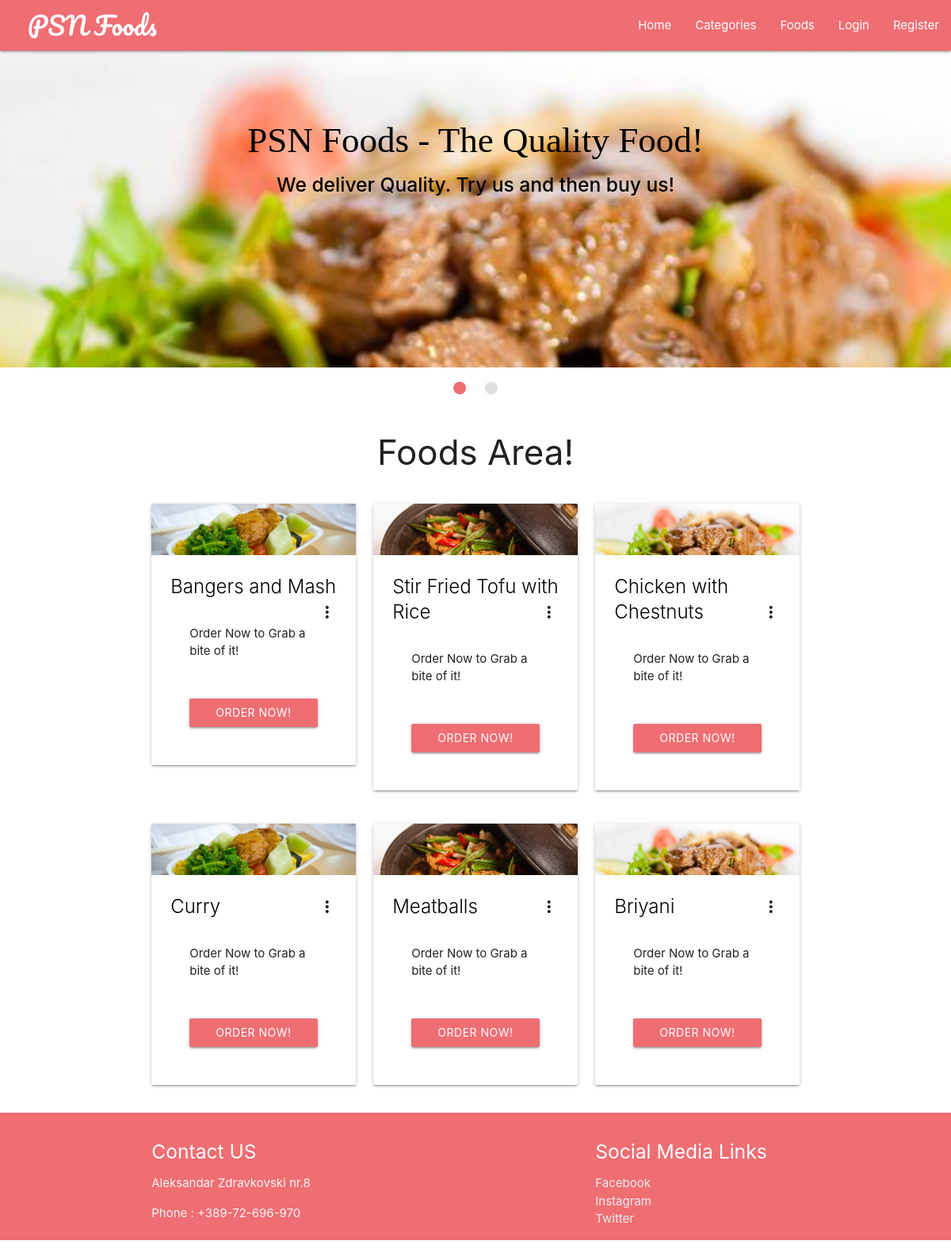
Screenshot of /foods.php with the database file from the repository.
### tables this page shows
CREATE TABLE `food` (
  `id` int(11) NOT NULL,
  `cat_id` int(10) NOT NULL,
  `fname` varchar(50) NOT NULL,
  `description` varchar(250) NOT NULL
);

### chunks/foods.php (the view, shortened to what this page needs)
<?php
require('backends/connection-pdo.php');
if (isset($_REQUEST['id'])) {
	$sql = 'SELECT * FROM food WHERE cat_id = "'.$_REQUEST['id'].'"';
} else {
	$sql = 'SELECT * FROM food';
}
$query  = $pdoconn->prepare($sql);
$query->execute();
$arr_all = $query->fetchAll(PDO::FETCH_ASSOC);
?>
<section class="fcategories">
	<div class="container">
		<div class="section white center">
			<h3 class="header">Foods Area!</h3>
		</div>
		<?php if (count($arr_all) == 0) {
	echo '<div class="section gray center" style="border: 1px solid black; border-radius: 5px;">
			<p class="header">Sorry No Categories to Display!</p>
		</div>';
} else {  ?>
<?php for ($i=1; $i <= count($arr_all); ) { ?>
		<div class="row">
			<?php for ($j=1; $j <= 3; $j++) { ?>
			<div class="col s12 m4">
				<div class="card">
				    <div class="card-image waves-effect waves-block waves-light">
				      <img class="activator" src="images/banner<?php echo $j; ?>.jpg">
				    </div>
				    <div class="card-content">
				      <span class="card-title activator grey-text text-darken-4"><a class="black-text" href=""><?php echo $arr_all[$i+$j-2]['fname']; ?></a><i class="material-icons right">more_vert</i></span>
				      <div class="card-content">
			          <p>Order Now to Grab a bite of it!</p>
			        </div>
			        <div class="card-content center">
			          <a href="backends/order-food.php?id=<?php echo $arr_all[$i+$j-2]['id']; ?>" style="background: #ee6e73;" class="btn waves-effect waves-block waves-light" href="">Order Now!</a>
			        </div>
				    </div>
				  </div>
			</div>
			<?php } ?>
			<?php $i = $i + 3; ?>
		</div>
		<?php
				}
			}
		?>
	</div>
</section>

### foods.php (shortened to what this page needs)
<!DOCTYPE html>
<html lang="en">
<head>
	<link rel="stylesheet" href="https://cdnjs.cloudflare.com/ajax/libs/materialize/1.0.0/css/materialize.min.css">
	<link rel="stylesheet" href="css/style.css">
</head>
<body>
	<?php require('chunks/navbar.php'); ?>
	<?php require('chunks/banner-slider.php'); ?>
	<?php require('chunks/foods.php'); ?>
	<?php require('chunks/footer.php'); ?>
</body>
</html>

### chunks/navbar.php (shortened to what this page needs)
<section class="fnavbar">
		<div class="navbar-fixed">
		<nav>
		    <div class="nav-wrapper">
		      <a href="#" class="brand-logo">PSN Foods</a>
		      <ul class="right hide-on-med-and-down">
		        <li><a href="index.php" class="hvr-grow">Home</a></li>
		        <li><a href="food-categories.php" class="hvr-grow">Categories</a></li>
		        <li><a href="foods.php" class="hvr-grow">Foods</a></li>
		        <?php
		        	if (isset($_SESSION['user'])) {
		        		echo '<li><a href="#" class="hvr-grow">Hi, '.$_SESSION['user'].'</a></li>
		        		<li><a href="logout.php" class="hvr-grow">Logout</a></li>';
		        	} else {
		        		echo '<li><a href="#" class="hvr-grow modal-trigger" data-target="modal1">Login</a></li>
		        		<li><a href="#" class="hvr-grow modal-trigger" data-target="modal2">Register</a></li>';
		        	}
		        ?>
		      </ul>
		    </div>
		  </nav>
		</div>
	</section>

### chunks/banner-slider.php (shortened to what this page needs)
<section class="fslider">
		<div class="slider">
			<ul class="slides">
		    <li>
		    	<img src="images/banner3.jpg">
		    	<div class="caption center-align black-text">
		        <h3 style="font-size: 3rem !important; font-style: bold !important; font-family: 'Bree Serif', serif;">PSN Foods - The Quality Food!</h3>
		        <h5 class="light black-text text-lighten-3"><strong>We deliver Quality. Try us and then buy us!</strong></h5>
		      </div>
		    </li>
		    </ul>
	  </div>
	</section>

### chunks/footer.php (shortened to what this page needs)
<section class="ffooter">
		<footer class="page-footer">
          <div class="container">
            <div class="row">
              <div class="col l6 s12">
                <h5 class="white-text">Contact US</h5>
                <p class="grey-text text-lighten-4">Aleksandar Zdravkovski nr.8</p>
                <p class="grey-text text-lighten-4">Phone : +389-72-696-970</p>
              </div>
              <div class="col l4 offset-l2 s12">
                <h5 class="white-text">Social Media Links</h5>
                <ul>
                  <li><a class="grey-text text-lighten-3" href="https://www.facebook.com/">Facebook</a></li>
                  <li><a class="grey-text text-lighten-3" href="https://www.instagram.com/">Instagram</a></li>
                  <li><a class="grey-text text-lighten-3" href="https://twitter.com/">Twitter</a></li>
                </ul>
              </div>
            </div>
          </div>
        </footer>
	</section>

### css/style.css (style rules this page uses)
.nav-wrapper > a { text-decoration: none; font-family: 'Pacifico', cursive; }
.hvr-grow { text-decoration: none; }
@media (min-width : 992px) { .nav-wrapper > a { padding-left: 35px; } }

### rows the page displays
food: fname "Bangers and Mash"
food: fname "Stir Fried Tofu with Rice"
food: fname "Chicken with Chestnuts"
food: fname "Curry"
food: fname "Meatballs"
food: fname "Briyani"
